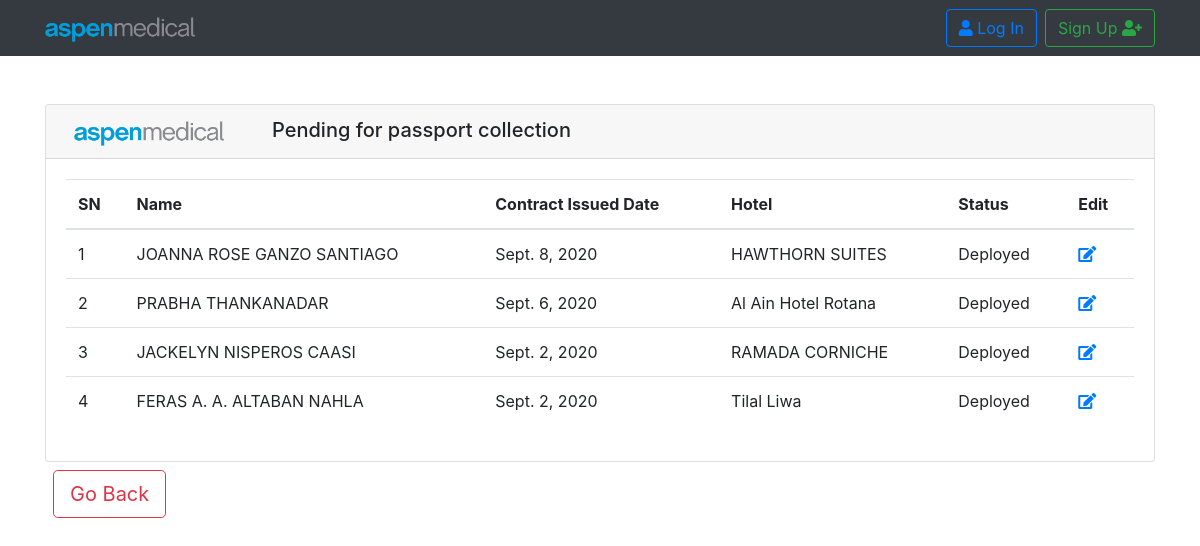
Screenshot of /payroll/p_passport_collect with the database file from the repository.
### payroll/models.py (models this page shows, shortened)
class LaborContract(models.Model):
    employee               = models.ForeignKey(Employee, related_name='employee_labourcontract', on_delete=models.CASCADE, blank=True,null=True)
    contract_issue_date    = models.DateField(null=True, blank=True)
    contract_collected     = models.BooleanField(default=False)
    contract_collected_date= models.DateField(null=True, blank=True)
    passport_collected     = models.BooleanField(default=False)
    passport_collect_date  = models.DateField(null=True, blank=True)
    medical_done           = models.BooleanField(default=False)
    medical_date           = models.DateField(null=True, blank=True)
    passport_receive_date  = models.DateField(null=True, blank=True)
    passport_returned      = models.BooleanField(default=False)
    passport_returned_date = models.DateField(null=True, blank=True)
    note                   = models.CharField(null=True, blank=True, max_length=300)

class Employee(models.Model):
    employee_id         = models.CharField(primary_key=True, max_length=60, unique=True)
    first_name          = models.CharField(max_length=60, blank=True,null=True)
    middle_name         = models.CharField(max_length=60, blank=True,null=True)
    last_name           = models.CharField(max_length=60, blank=True,null=True)
    GENDER_CHOICES      = (('Male', 'Male'),('Female', 'Female'),('Other', 'Other'),)
    gender              = models.CharField(max_length=10, choices=GENDER_CHOICES)
    hotel               = models.ForeignKey(Hotel, related_name='hotel_name', on_delete=models.CASCADE,null=True,blank=True)
    DOB                 = models.DateField(null=True, blank=True)
    religion            = models.CharField(max_length=20, null=True, blank=True)
    citizenship         = models.CharField(max_length=20, null=True, blank=True)
    country_birth       = models.CharField(max_length=20, null=True, blank=True)
    email               = models.EmailField(max_length=70, blank=True,null=True)
    phone               = models.IntegerField(null=True, blank=True,default=0)
    uae_address         = models.CharField(max_length=90, null=True, blank=True)
    home_country_phone  = models.CharField(max_length=90, null=True, blank=True)
    home_country_address= models.CharField(max_length=90, null=True, blank=True)
    department          = models.ForeignKey(Department, related_name='dept_name', on_delete=models.CASCADE,null=True,blank=True)
    designation         = models.CharField(max_length=40, null=True, blank=True)
    department_head     = models.BooleanField(default=False)
    joining_date        = models.DateField(null=True, blank=True)
    img                 = models.ImageField(upload_to='pics',null=True,blank=True, default='/static/images/default-user.jpg')
    employee_status_choice     = (('Deployed', 'Deployed'),('Exiting', 'Exiting'),('Resigning', 'Resigning'))
    employee_status            = models.CharField(max_length=10, default=['Active'], choices=employee_status_choice)

class Hotel(models.Model):
    hotel = models.CharField(unique=True, max_length=40)
    def __str__(self):
        return self.hotel

### payroll/views.py (the view)
# urls.py: path('p_passport_collect',views.p_passport_collect, name='p_passport_collect'),
def p_passport_collect(request):
    printlist = models.LaborContract.objects.filter(passport_collected="False").exclude(employee__employee_status="Exiting")
    printlist  = printlist.order_by('-contract_issue_date','employee__hotel__hotel','employee__first_name')
    return render(request, 'payroll/p_passport_collect.html', {'print_list':printlist})

### payroll/templates/payroll/p_passport_collect.html
{% extends "base.html" %}
{% block content %}
{% load humanize %}
{% load static %}
<div class="card mt-5">
  <h5 class="card-header"> <img src="{% static 'images/AM_Logo_RGB_HR.png' %}" class=" ml-2 mt-1 mr-5" alt="Uniteam-logo" width='150px'>Pending for passport collection</h5>
    <div class="card-body">
        <table class="table table-hover h-100 p-3" id="new_table" class="dispaly">
            <thead>
                <tr>
                    <th scope="col">SN</th>
                    <th scope="col">Name</th>
                    <th scope="col">Contract Issued Date</th>
                    <th scope="col">Hotel </th>
                    <th scope="col">Status </th>
                    <th scope="col">Edit</th>
                </tr>
            </thead>
            <tbody>
                {% for eid in print_list %}
                    <tr>
                        <td scope="row">{{ forloop.counter }}</td>
                        <td> {{eid.employee.first_name }}</td>
                        <td> {{eid.contract_issue_date }}</td>
                        <td> {{eid.employee.hotel }}</td>
                        <td> {{eid.employee.employee_status }}</td>
                        <td> <a href="{% url 'payroll:contract_update' pk=eid.pk %}"><i class="fas fa-edit"> </i></a> </td>
                    </tr>
                {% endfor %}
            </tbody>
        </table>
    </div>
</div>
<a class="btn btn-outline-danger btn-lg m-2" href="{% url 'payroll:labour_contract_list' %}" role="button"> Go Back </a>
{% endblock %}

### static/css/fa.css (style rules this page uses)
.fa,.fab,.fad,.fal,.far,.fas { -moz-osx-font-smoothing:grayscale;-webkit-font-smoothing:antialiased;display:inline-block;font-style:normal;font-variant:normal;text-rendering:auto;line-height:1 }
.fa-edit:before { content:"\f044" }
.fa,.far,.fas { font-family:"Font Awesome 5 Free" }
.fa,.fas { font-weight:900 }

### rows the page displays
LaborContract: employee.first_name "JOANNA ROSE GANZO SANTIAGO", contract_issue_date "Sept. 8, 2020", employee.hotel "HAWTHORN SUITES", employee.employee_status "Deployed"
LaborContract: employee.first_name "PRABHA THANKANADAR", contract_issue_date "Sept. 6, 2020", employee.hotel "Al Ain Hotel Rotana", employee.employee_status "Deployed"
LaborContract: employee.first_name "JACKELYN NISPEROS CAASI", contract_issue_date "Sept. 2, 2020", employee.hotel "RAMADA CORNICHE", employee.employee_status "Deployed"
LaborContract: employee.first_name "FERAS A. A. ALTABAN NAHLA", contract_issue_date "Sept. 2, 2020", employee.hotel "Tilal Liwa", employee.employee_status "Deployed"
